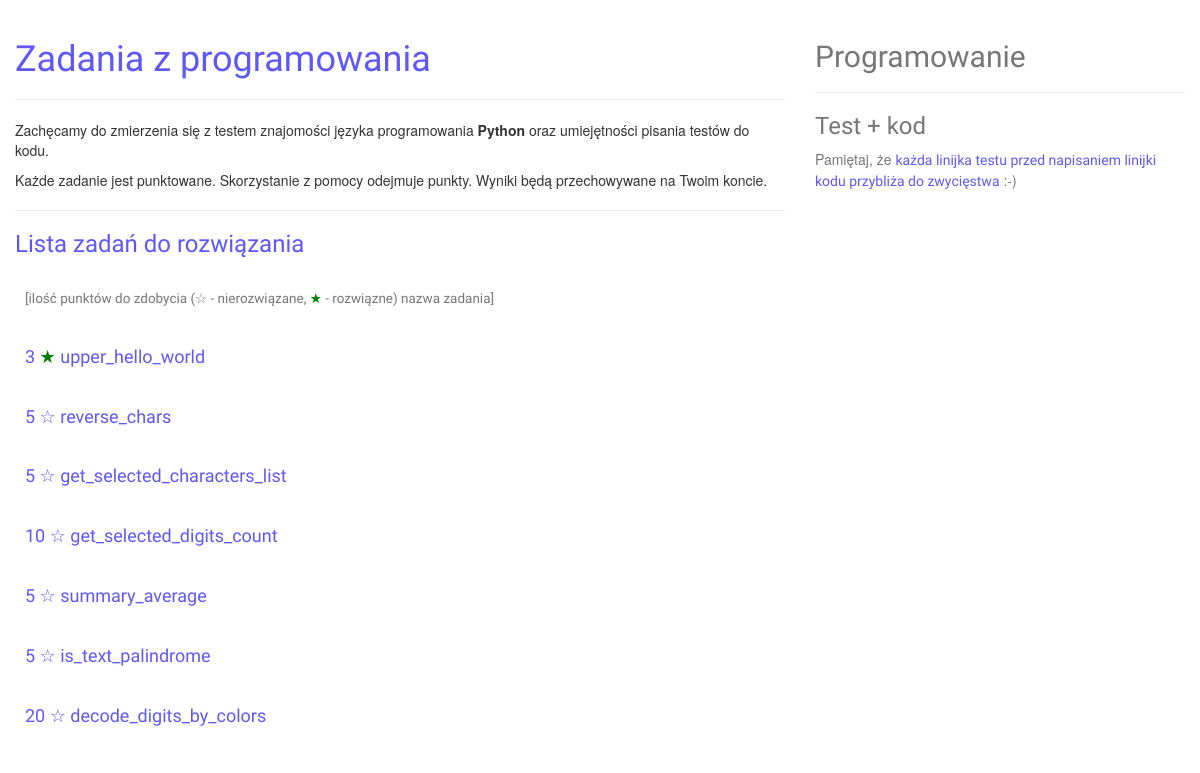
Page /zadania.html (signed in) on the earlier database version.
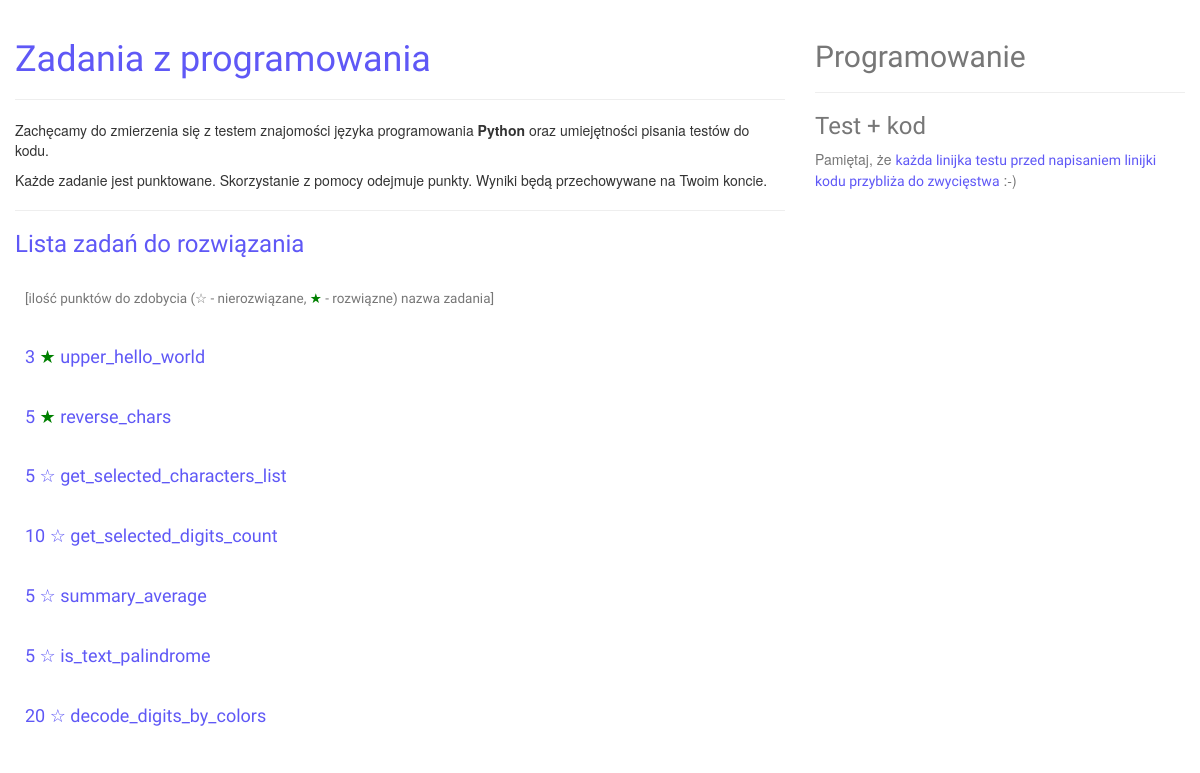
Same page on the later database version.
### mainapp/models.py (models this page shows, shortened)
class TaskSolution(models.Model):
    MAX_HINT_NO = 5
    task = models.ForeignKey(Task, null=False, blank=False, on_delete=models.DO_NOTHING)
    user = models.ForeignKey(User, null=False, blank=False, on_delete=models.DO_NOTHING)
    is_finished = models.BooleanField(default=False)
    suggestions_count = models.PositiveIntegerField(default=0, blank=False, null=False)
    solution_code_block = models.TextField(max_length=4000)
    solution_additional_tests_code_block = models.TextField(max_length=4000, blank=False, null=False)
    student_comments = models.TextField(max_length=256, blank=False, null=False)
    is_surrender = models.BooleanField(default=False)
    time_spent_seconds = models.PositiveIntegerField(null=False, default=0)

class Task(models.Model):
    name = models.CharField(max_length=128)
    is_visible = models.BooleanField(default=False)
    desc = models.TextField(max_length=1024)
    intro = models.TextField(max_length=1024, null=True, blank=True)
    code = models.TextField(max_length=4000)
    tests = models.TextField(max_length=4000)
    suggestion_1 = models.TextField(max_length=1024, null=True, blank=True)
    suggestion_2 = models.TextField(max_length=1024, null=True, blank=True)
    suggestion_3 = models.TextField(max_length=1024, null=True, blank=True)
    suggestion_4 = models.TextField(max_length=1024, null=True, blank=True)
    suggestion_5 = models.TextField(max_length=1024, null=True, blank=True)
    level = models.PositiveIntegerField(default=0, blank=False, null=False)
    points = models.PositiveIntegerField(default=5, blank=False, null=False)
    my_order = models.PositiveIntegerField(default=1, blank=False, null=False)
    class Meta(object):
        ordering = ('my_order',)

### mainapp/views.py (the view)
class TasksPageView(LoginRequiredMixin, TemplateView):
    template_name = 'mainapp/tasks.html'
    def get_context_data(self, **kwargs):
        tasks_data = Task.objects.order_by('my_order').select_related().filter(is_visible=True)
        tasks = []
        for task in tasks_data:
            try:
                task_solution = TaskSolution.objects.get(task_id=task.id, user_id=self.request.user.id)
            except TaskSolution.DoesNotExist:
                task_solution = None
            tasks.append({
                'id': task.id,
                'points': task.points,
                'name': task.name,
                'task_solution': task_solution,
            })
        return {'tasks': tasks}

### mainapp/context_processors.py (called while the page is built)
def frontend(request):
    user = getattr(request, 'user', None)
    is_authenticated = bool(user and user.is_authenticated)
    return {
        'frontend_context': {
            'isAuthenticated': is_authenticated,
            'userId': user.id if is_authenticated else None,
            'username': user.get_username() if is_authenticated else '',
            'csrfToken': get_token(request),
            'staticUrl': settings.STATIC_URL,
        }
    }

### mainapp/templates/mainapp/tasks.html (shortened to what this page needs)
{% extends 'mainapp/base.html' %}
{% load bootstrap3 %}
{% block bootstrap3_content %}
{% if user.is_authenticated %}
<div class="container-fluid">
	<div class="row">
		<div class="col-md-8">
			<div class="page-header">
				<h1>
					Zadania z programowania
				</h1>
			</div>
            <p>Zachęcamy do zmierzenia się z testem znajomości języka programowania <b>Python</b> oraz umiejętności pisania testów do kodu.</p>
            <p>Każde zadanie jest punktowane. Skorzystanie z pomocy odejmuje punkty. Wyniki będą przechowywane na Twoim koncie.</p>
            <hr />
			<h3>
                Lista zadań do rozwiązania
			</h3>
            <div class="row">
				<div class="col-md-12">
					<div class="caption" style="padding: 10px;">
						<div>
							<h4><small>[ilość punktów do zdobycia (☆ - nierozwiązane, <span style="color: green;">★</span> - rozwiązne) nazwa zadania]</small></h4>
						</div>
					</div>
					{% for task in tasks %}
						<div class="caption" style="padding: 10px;">
							<h4>{{ task.points }}
							{% if task.task_solution.is_finished %}
								<span style="color: green;">★</span>
							{% else %}
								☆
							{% endif %}
							<a href="/zadania/{{ task.id }}.html">{{ task.name }}</a></h4>
						</div>
					{% empty %}
						<div class="text-warning" style="padding: 20px;">Nie dodano żadnego zadania. Opublikujemy niebawem :-)</div>
					{% endfor %}
				</div>
            </div>
		</div>
		<div class="col-md-4">
			<div class="page-header">
				<h2 class="text-muted">
                Programowanie
				</h2>
			</div>
			<h3 class="text-muted">
				Test + kod
			</h3>
			<p class="text-muted">
				Pamiętaj, że <a href="https://pl.wikipedia.org/wiki/Test-driven_development">każda linijka testu przed napisaniem linijki kodu przybliża do zwycięstwa</a> :-)
			</p>
		</div>
	</div>
</div>
{% endif %}
{% endblock %}

Differences in the rows shown:
changed TaskSolution "reverse_chars": is_finished "☆" → "★"
